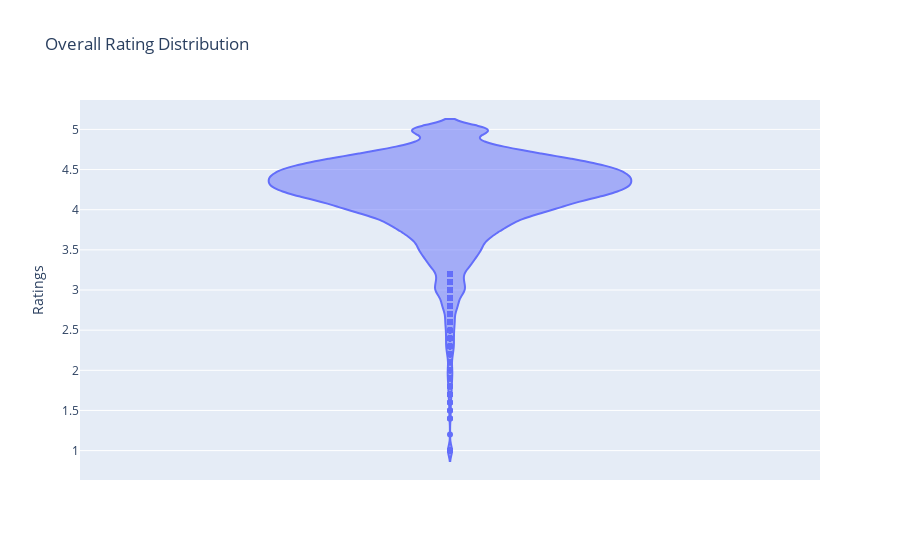

Write notebook code for a chart like this one.
### Markdown cell above
* Overall Average Rating is **4.17**.

### Code cell
fig2 = px.violin(y=df['Rating'],labels={'y':'Ratings'},title='Overall Rating Distribution')
fig2.show()

### Figure 1 — Plotly figure (JSON) as saved in the notebook; plotly's stock layout.template omitted (floating-point values rounded to 4 significant figures; data arrays with more than 128 entries replaced by an {"elided": "..."} marker saying what was removed)
{"data": [{"alignmentgroup": "True", "box": {"visible": false}, "hovertemplate": "Ratings=%{y}<extra></extra>", "legendgroup": "", "marker": {"color": "#636efa"}, "name": "", "offsetgroup": "", "orientation": "v", "scalegroup": "True", "showlegend": false, "type": "violin", "x0": " ", "xaxis": "x", "y": {"elided": "9659 float values"}, "y0": " ", "yaxis": "y"}], "layout": {"legend": {"tracegroupgap": 0}, "title": {"text": "Overall Rating Distribution"}, "violinmode": "group", "xaxis": {"anchor": "y", "domain": [0, 1]}, "yaxis": {"anchor": "x", "domain": [0, 1], "title": {"text": "Ratings"}}}}
